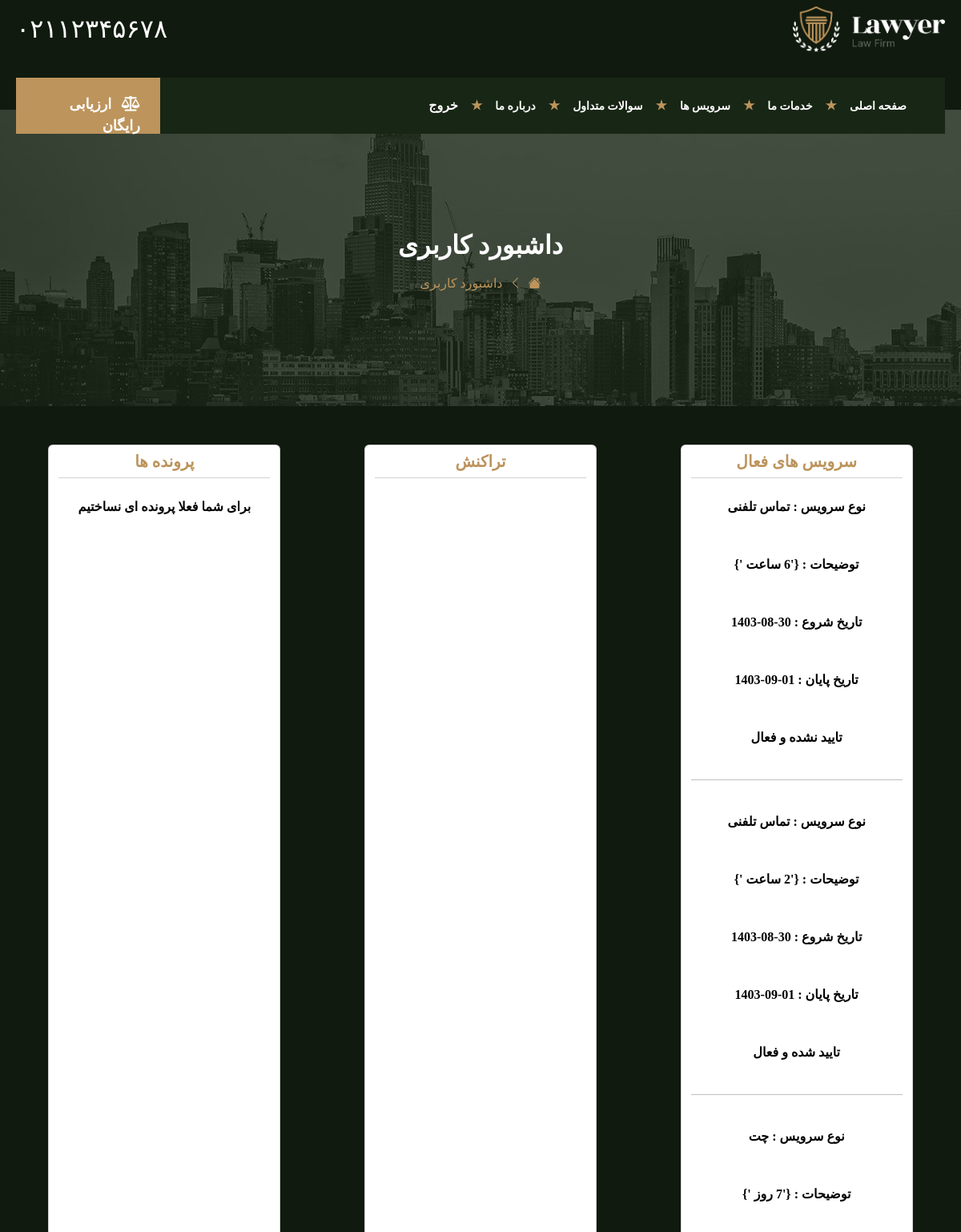
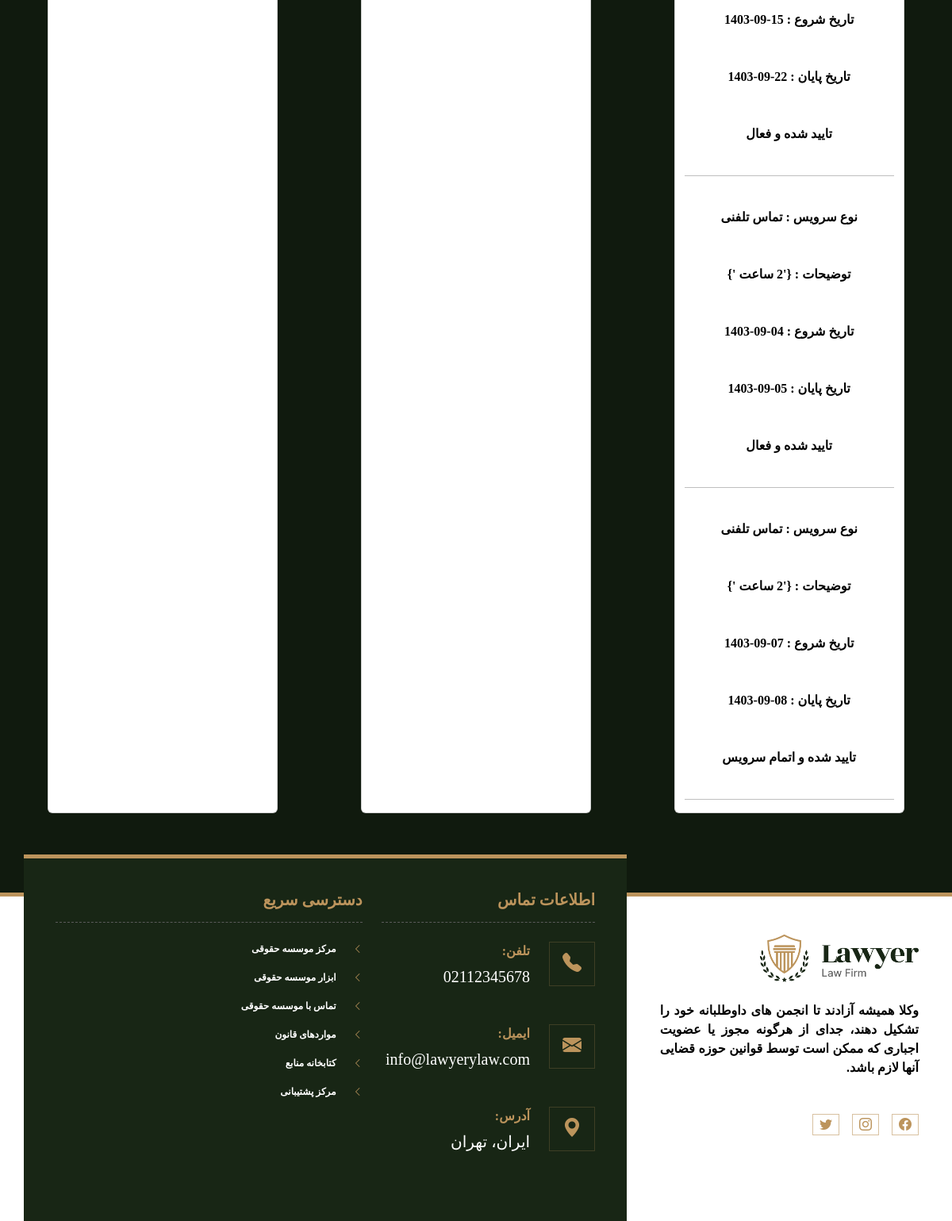
/dashboard/ (signed in), run on the app's committed database (2 pictures, top to bottom).
### service/models.py (models this page shows)
class UserServiceRequest(models.Model):
    user = models.ForeignKey(Client, on_delete=models.CASCADE)
    service = models.ForeignKey(Service, on_delete=models.CASCADE)
    start_date = models.DateTimeField()
    end_date = models.DateTimeField()
    title = models.CharField(max_length=500,null=True,blank=True)
    description = models.TextField(null=True, blank=True)
    is_active = models.BooleanField(default=True)
    is_accepted = models.BooleanField(default=False)

### users/views.py (the view, shortened to what this page needs)
# urls.py: path('dashboard/', dashboard, name='dashboard'),
@login_required
def dashboard(request, username=None):
    if request.user.is_superuser:
        if username is not None:
            user = get_object_or_404(Client, username=username)  # بررسی وجود کاربر
            services = UserServiceRequest.objects.filter(user=user)
            transactions = WalletTransaction.objects.filter(user=user)
        else:
            user = request.user
            services = UserServiceRequest.objects.filter(user=user)
            transactions = WalletTransaction.objects.filter(user=user)
    return render(request, 'users/dashboard.html', {
        'user': user,
        'services': services,
        'transactions': transactions,
    })

### users/templates/users/dashboard.html (shortened to what this page needs)
{% extends 'base.html' %}
{% block banner %}
    <div class="banner">
        <div class="text-center" style="padding-top: 150px;">
            <h2>داشبورد کاربری</h2>
            <div class="mt-3 d-flex gap-2 text-gold justify-content-center">
                <i class="bi bi-house-fill"></i>
                <i class="bi bi-chevron-left"> </i>
                <span class="fw-light">داشبورد کاربری</span>
            </div>
        </div>
    </div>
{% endblock banner %}
{% block content %}
    <section class="service-section mt-5">
        <div class="container-2 text-center">
            <div class="row gap-4 mx-auto">
                <div class="bg-white box-profile text-black  position-relative col-12 col-md-3 card mx-auto">
                    <h5 class="card-header text-center text-gold bg-white">سرویس های فعال</h5>
                    {% if services %}
                        {% for service in services %}
                            <span class="p-4"> نوع سرویس : {{ service.title }}</span>
                            {% if service.service_id != 3 %}
                                <span class="p-4"> توضیحات : {{ service.description }}</span>
                            {% endif %}
                            <span class="p-4"> تاریخ شروع : {{ service.start_date|date:"d-m-Y" }}</span>
                            <span class="p-4"> تاریخ پایان : {{ service.end_date|date:"d-m-Y" }}</span>
                            <span class="p-4">
                                {% if service.is_accepted == 1 %}
                                    تایید شده
                                {% else %}
                                    تایید نشده
                                {% endif %}
                                و
                                {% if service.is_active == 1 %}
                                    فعال
                                {% else %}
                                    اتمام سرویس
                                {% endif %}
        </span>
                            <hr>
                        {% endfor %}
                    {% else %}
                        <a class="btn btn-primary mt-3" href="http://localhost:8000/pricing/">خرید سرویس</a>
                    {% endif %}
                </div>
                <div class="bg-white box-profile text-black  position-relative col-12 col-md-3 card mx-auto">
                    <h5 class="bg-white card-header text-center text-gold">تراکنش </h5>
                </div>
                <div class="bg-white box-profile text-black  position-relative col-12 col-md-3 card mx-auto">
                    <h5 class="bg-white card-header text-center text-gold">پرونده ها</h5>
                    <p class="p-4">برای شما فعلا پرونده ای نساختیم</p>
                </div>
            </div>
        </div>
    </section>
{% endblock %}

### static/css/style.css (style rules this page uses)
* { margin: 0; padding: 0; box-sizing: border-box; }
body { font-family: 'Ravi', serif; color: #ffffff !important; font-weight: 600; background-color: #101A0E !important; }
h1, h2, h3, h4, h5, h6 { font-weight: 800; font-family: 'Ravi' !important; }
p { font-weight: 600 !important; margin-bottom: 0rem !important; }
.container-2 { max-width: 1310px; padding-left: 20px; padding-right: 20px; margin-left: auto; margin-right: auto; }
.text-gold { color: #BC945C !important; }
.banner { background-image: url("../image/slider2.jpg"); height: 370px; margin-top: -30px; }

### static/css/Responsive.css (style rules this page uses)
@media screen and (max-width:1280px) { .container-2 { max-width: 1280px; } }

### data on the page
UserServiceRequest: title "تماس تلفنی", description "{'6 ساعت '}", start_date "30-08-1403", end_date "01-09-1403", is_accepted "تایید نشده", is_active "فعال"
UserServiceRequest: title "تماس تلفنی", description "{'2 ساعت '}", start_date "30-08-1403", end_date "01-09-1403", is_accepted "تایید شده", is_active "فعال"
UserServiceRequest: title "چت", description "{'7 روز '}", start_date "15-09-1403", end_date "22-09-1403", is_accepted "تایید شده", is_active "فعال"
UserServiceRequest: title "تماس تلفنی", description "{'2 ساعت '}", start_date "04-09-1403", end_date "05-09-1403", is_accepted "تایید شده", is_active "فعال"
UserServiceRequest: title "تماس تلفنی", description "{'2 ساعت '}", start_date "07-09-1403", end_date "08-09-1403", is_accepted "تایید شده", is_active "اتمام سرویس"
